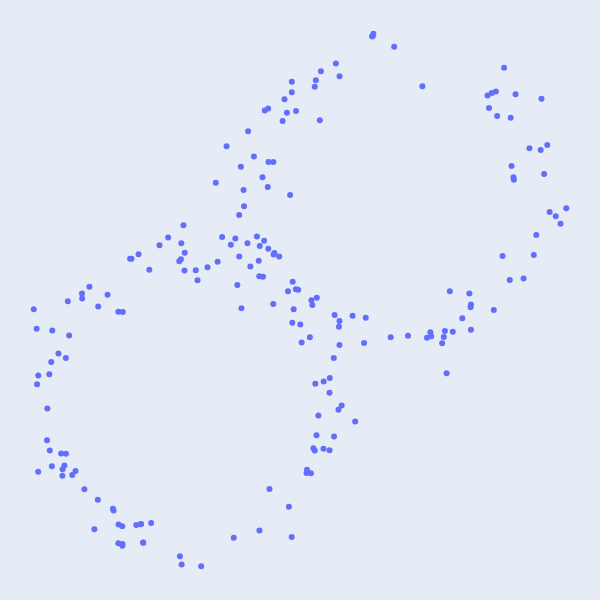

Here is the notebook cell this chart was saved with:
### Code cell
def gen_fig_8(n, r=1.0, sigma=0.1):
    X = np.random.randn(n,2)
    X = r * X / np.linalg.norm(X, axis=1).reshape(-1,1)
    X += sigma*np.random.randn(n, 2) + np.random.choice([-1/np.sqrt(2),1/np.sqrt(2)], size=(n,1))
    return X

n = 200
X = gen_fig_8(n)

fig = px.scatter(x = X[:,0], y=X[:,1], width=600, height=600)
fig.update_layout(margin=dict(l=0, r=0, t=0, b=0))
fig.update_xaxes(visible=False)
fig.update_yaxes(visible=False)
fig.write_image("images/08/sample_0.pdf")
fig.show()

### Figure 1 — Plotly figure (JSON) as saved in the notebook; plotly's stock layout.template omitted (floating-point values rounded to 4 significant figures; data arrays with more than 128 entries replaced by an {"elided": "..."} marker saying what was removed)
{"data": [{"hovertemplate": "x=%{x}<br>y=%{y}<extra></extra>", "legendgroup": "", "marker": {"color": "#636efa", "symbol": "circle"}, "mode": "markers", "name": "", "orientation": "v", "showlegend": false, "type": "scatter", "x": {"elided": "200 float values"}, "xaxis": "x", "y": {"elided": "200 float values"}, "yaxis": "y"}], "layout": {"height": 600, "legend": {"tracegroupgap": 0}, "margin": {"b": 0, "l": 0, "r": 0, "t": 0}, "width": 600, "xaxis": {"anchor": "y", "domain": [0, 1], "title": {"text": "x"}, "visible": false}, "yaxis": {"anchor": "x", "domain": [0, 1], "title": {"text": "y"}, "visible": false}}}
